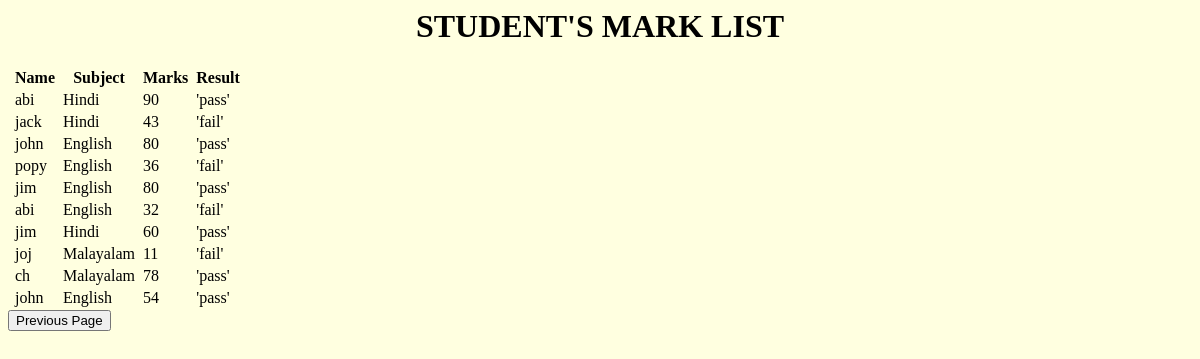
Screenshot of /student_data/ with the database file from the repository.
### school_details/models.py (models this page shows, shortened)
class Mark(models.Model):
	user=models.ForeignKey('CustomUser',on_delete= models.CASCADE,related_name='user_set')
	subject=models.ForeignKey('Subject',on_delete= models.CASCADE,related_name='name_set')
	mark=models.IntegerField()
	date_submit=models.DateTimeField(auto_now=True, editable=False)

class CustomUser(AbstractUser):
	email=models.EmailField(max_length=100,unique=True)
	category = models.CharField(max_length=50, choices=CATEGORY_CHOICES, default='Teacher')

class Subject(models.Model):
	name = models.CharField(max_length=50)
	def __str__(self):
		return self.name

### school_details/views.py (the view)
# urls.py: path('student_data/',views.student_data,name='student_data'),
def student_data(request):
    data = Mark.objects.all()
    return render(request,'student_data.html',{'result':data})

### templates/student_data.html (shortened to what this page needs)
<!DOCTYPE >
<html>
<head>
</head>
<h1> STUDENT'S MARK LIST</h1>
<body>
<body>
{% block body %}
<table><head>
</head>
<body><head>
</head>
<table class="table table-striped table-dark">
  <thead>
    <tr>
      <th scope="row"></th>
      <th scope="col">Name</th>
      <th scope="row"></th>
      <th scope="col">Subject</th>
      <th scope="row"></th>
      <th scope="col">Marks</th>
      <th scope="row"></th>
      <th scope="col">Result</th>
    </tr>
  </thead>
  <tbody>
    <tr>
      {% for i in result %}
      <th scope="row"></th>
      <td>{{i.user}}</td>
      <th scope="row"></th>
      <td>{{i.subject}}</td>
      <th scope="row"></th>
      <td>{{i.mark}}</td>
      <th scope="row"></th>
      <td>
              {% if i.mark >= 50 %}
                  'pass'
              {% else %}
                  'fail'
              {% endif %}
           </td>
    </tr>
    {% endfor %}
{% endblock %}
  </tbody>
</table>
<input type=button value="Previous Page" onClick="javascript:history.go(-1);">
</html>
</body></table></body></body></html>

### templates/student_data.html (style rules this page uses)
body { background-color: lightyellow; }
h1 { color: black; text-align: center; }
h1 { color: white; text-align: center; }

### rows the page displays
Mark: user "abi", subject "Hindi", mark "90", shows "'pass'"
Mark: user "jack", subject "Hindi", mark "43", shows "'fail'"
Mark: user "john", subject "English", mark "80", shows "'pass'"
Mark: user "popy", subject "English", mark "36", shows "'fail'"
Mark: user "jim", subject "English", mark "80", shows "'pass'"
Mark: user "abi", subject "English", mark "32", shows "'fail'"
Mark: user "jim", subject "Hindi", mark "60", shows "'pass'"
Mark: user "joj", subject "Malayalam", mark "11", shows "'fail'"
Mark: user "ch", subject "Malayalam", mark "78", shows "'pass'"
Mark: user "john", subject "English", mark "54", shows "'pass'"
